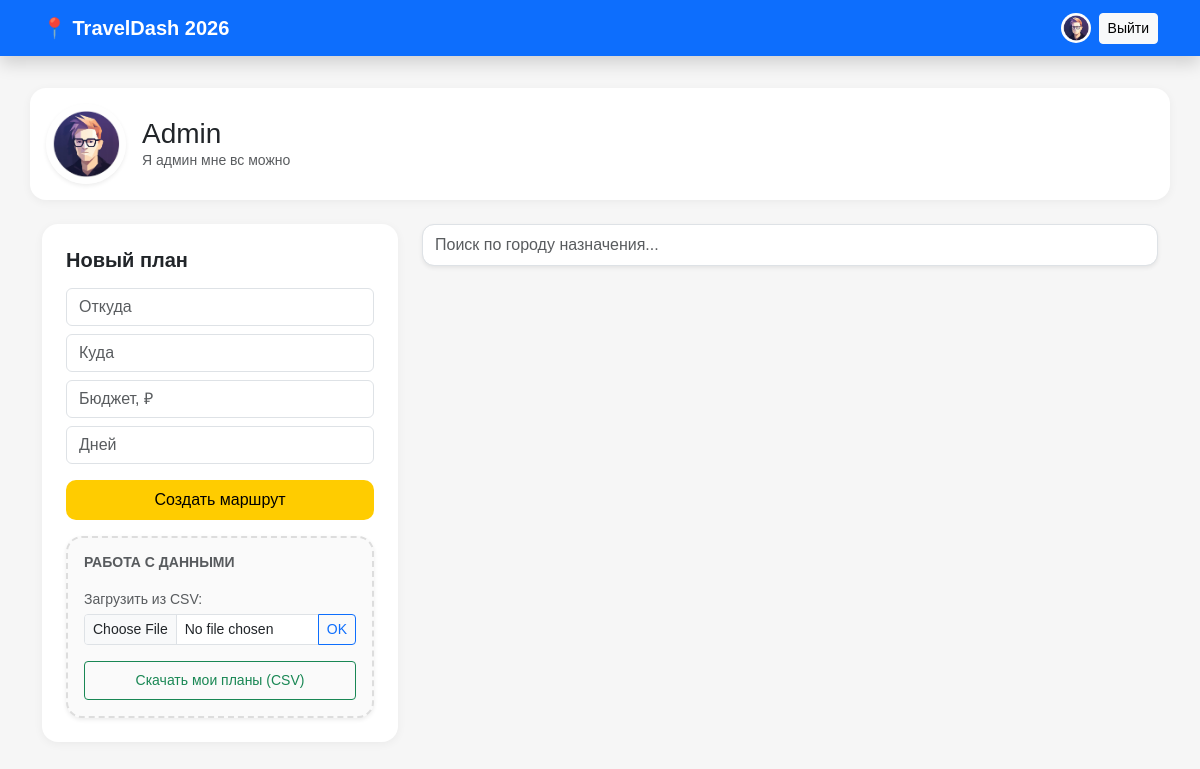
Screenshot of / (signed in) with the database file from the repository.
### app.py (models this page shows)
class User(UserMixin, db.Model):
    id = db.Column(db.Integer, primary_key=True)
    username = db.Column(db.String(80), unique=True, nullable=False)
    password = db.Column(db.String(120), nullable=False)
    avatar = db.Column(db.String(200), default='default_avatar.png')
    bio = db.Column(db.Text)
    trips = db.relationship('Trip', backref='owner', lazy=True)

### app.py (the view)
@app.route('/')
@login_required
def index():
    return render_template('index.html')

### app.py (called while the page is built)
@login_manager.user_loader
def load_user(user_id):
    return db.session.get(User, int(user_id))

### templates/index.html (shortened to what this page needs)
{% extends "base.html" %}
{% block content %}
<link href="https://cdn.jsdelivr.net/npm/bootstrap@5.3.3/dist/css/bootstrap.min.css" rel="stylesheet">
<div class="row mb-4">
    <div class="col-12 ya-card p-3 d-flex align-items-center">
        <img src="{{ url_for('static', filename='uploads/' + current_user.avatar) }}"
             class="rounded-circle me-3 shadow-sm" width="80" height="80" style="object-fit:cover">
        <div><h3 class="mb-0">{{ current_user.username }}</h3>
            <p class="text-muted mb-0 small">{{ current_user.bio }}</p></div>
    </div>
</div>
<div class="row">
    <div class="col-md-4">
        <div class="ya-card p-4 mb-3">
            <h5 class="fw-bold mb-3">Новый план</h5>
            <form action="/add_trip" method="POST">
                <input type="text" name="city_from" class="form-control mb-2" placeholder="Откуда" required>
                <input type="text" name="city_to" class="form-control mb-2" placeholder="Куда" required>
                <input type="number" name="budget_limit" class="form-control mb-2" placeholder="Бюджет, ₽">
                <input type="number" name="days_count" class="form-control mb-3" placeholder="Дней">
                <button class="btn btn-ya w-100 py-2">Создать маршрут</button>
            </form>
            <div class="ya-card p-3 mt-3 shadow-sm border-dashed" style="border: 2px dashed #ddd; background: #fafafa;">
                <h6 class="small fw-bold text-uppercase text-muted mb-3">
                    Работа с данными</h6>
                <form action="/import" method="POST" enctype="multipart/form-data" class="mb-3">
                    <label for="csvFile" class="small text-muted mb-1">Загрузить из CSV:</label>
                    <div class="input-group">
                        <input type="file" name="file" id="csvFile" class="form-control form-control-sm" required>
                        <button class="btn btn-sm btn-outline-primary">OK</button>
                    </div>
                </form>
                <a href="/export" class="btn btn-sm btn-outline-success w-100 py-2">
                     Скачать мои планы (CSV)
                </a>
            </div>
        </div>
    </div>
    <div class="col-md-8">
        <input type="text" id="search" class="form-control mb-4 shadow-sm py-2" style="border-radius:12px"
               placeholder="Поиск по городу назначения...">
    </div>
</div>
{% endblock %}

### templates/base.html (shortened to what this page needs)
<!DOCTYPE html>
<html lang="ru">
<head>
    <link href="https://cdn.jsdelivr.net/npm/bootstrap@5.3.3/dist/css/bootstrap.min.css" rel="stylesheet">
</head>
<body>
    <nav class="navbar navbar-dark bg-primary shadow">
        <div class="container">
            <a class="navbar-brand fw-bold" href="/">📍 TravelDash 2026</a>
            <div class="navbar-nav ms-auto flex-row align-items-center">
                {% if current_user.is_authenticated %}
                <img src="{{ url_for('static', filename='uploads/' + current_user.avatar) }}" class="rounded-circle me-2" width="30" height="30" style="object-fit:cover">
                <a class="btn btn-sm btn-light" href="/logout">Выйти</a>
                {% endif %}
            </div>
        </div>
    </nav>
    <div class="container">{% block content %}{% endblock %}</div>
</body>
</html>

### templates/base.html (style rules this page uses)
body { background:#f4f7f6 }
.navbar { margin-bottom:2rem }

### templates/index.html (style rules this page uses)
body { background: #f6f6f6; font-family: sans-serif; }
.ya-card { background: #fff; border-radius: 16px; border: none; box-shadow: 0 2px 10px rgba(0,0,0,0.05); }
.btn-ya { background: #fc0; border: none; color: #000; border-radius: 10px; font-weight: 500; transition: 0.2s; }

### rows the page displays
User: avatar (picture), username "Admin", bio "Я админ мне вс можно"
